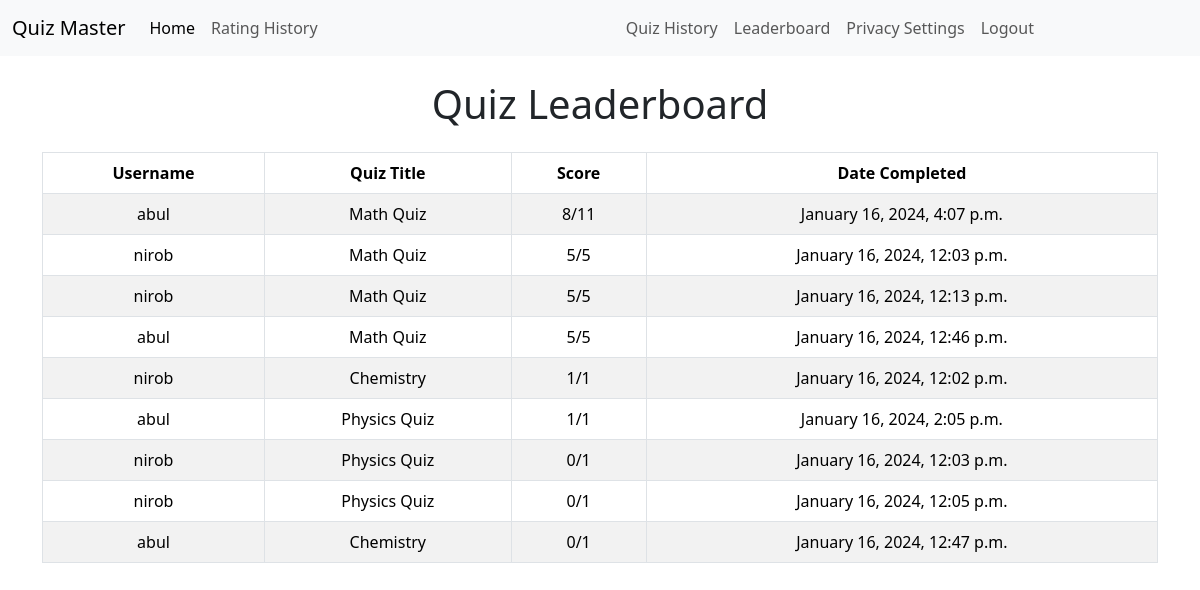
Screenshot of /leaderboard/ (signed in) with the database file from the repository.
### quizzes/models.py (models this page shows, shortened)
class UserQuizHistory(models.Model):
    user = models.ForeignKey(User, on_delete=models.CASCADE)
    quiz = models.ForeignKey(Quiz, on_delete=models.CASCADE)
    score = models.IntegerField()
    totalMarks = models.IntegerField(default=0)
    completed_at = models.DateTimeField(auto_now_add=True)

class Quiz(models.Model):
    title = models.CharField(max_length=255)
    description = models.TextField()
    category = models.ForeignKey(Category, on_delete=models.CASCADE)
    has_time_limit = models.BooleanField(default=False)

### core/views.py (the view)
# urls.py: path('leaderboard/', leaderboard, name='leaderboard'),
@login_required
def leaderboard(request):
    top_scores = UserQuizHistory.objects.order_by('-score')[:10]
    context = {
        'top_scores': top_scores,
    }
    return render(request, 'leaderboard.html', context)

### core/templates/leaderboard.html
{% extends 'base.html' %}
{% block content %}
<div class="container mt-4">
    {% if top_scores %}
        <h1 class="text-center mb-4">Quiz Leaderboard</h1>
        <table class="table table-striped table-bordered text-center">
            <thead class="thead-dark">
                <tr>
                    <th scope="col">Username</th>
                    <th scope="col">Quiz Title</th>
                    <th scope="col">Score</th>
                    <th scope="col">Date Completed</th>
                </tr>
            </thead>
            <tbody>
                {% for score in top_scores %}
                <tr>
                    <td>{{ score.user.username }}</td>
                    <td>{{ score.quiz.title }}</td>
                    <td>{{ score.score }}/{{ score.totalMarks }}</td>
                    <td>{{ score.completed_at|date:"F j, Y, g:i a" }}</td>
                </tr>
                {% endfor %}
            </tbody>
        </table>
    {% else %}
        <div style="height: 500px;" class="d-flex justify-content-center align-items-center">
            <p>No scores available.</p>
        </div>
    {% endif %}
</div>
{% endblock %}

### rows the page displays
UserQuizHistory: user.username "abul", quiz "Math Quiz", score "8", totalMarks "11", completed_at "January 16, 2024, 4:07 p.m."
UserQuizHistory: user.username "nirob", quiz "Math Quiz", score "5", totalMarks "5", completed_at "January 16, 2024, 12:03 p.m."
UserQuizHistory: user.username "nirob", quiz "Math Quiz", score "5", totalMarks "5", completed_at "January 16, 2024, 12:13 p.m."
UserQuizHistory: user.username "abul", quiz "Math Quiz", score "5", totalMarks "5", completed_at "January 16, 2024, 12:46 p.m."
UserQuizHistory: user.username "nirob", quiz "Chemistry", score "1", totalMarks "1", completed_at "January 16, 2024, 12:02 p.m."
UserQuizHistory: user.username "abul", quiz "Physics Quiz", score "1", totalMarks "1", completed_at "January 16, 2024, 2:05 p.m."
UserQuizHistory: user.username "nirob", quiz "Physics Quiz", score "0", totalMarks "1", completed_at "January 16, 2024, 12:03 p.m."
UserQuizHistory: user.username "nirob", quiz "Physics Quiz", score "0", totalMarks "1", completed_at "January 16, 2024, 12:05 p.m."
UserQuizHistory: user.username "abul", quiz "Chemistry", score "0", totalMarks "1", completed_at "January 16, 2024, 12:47 p.m."
